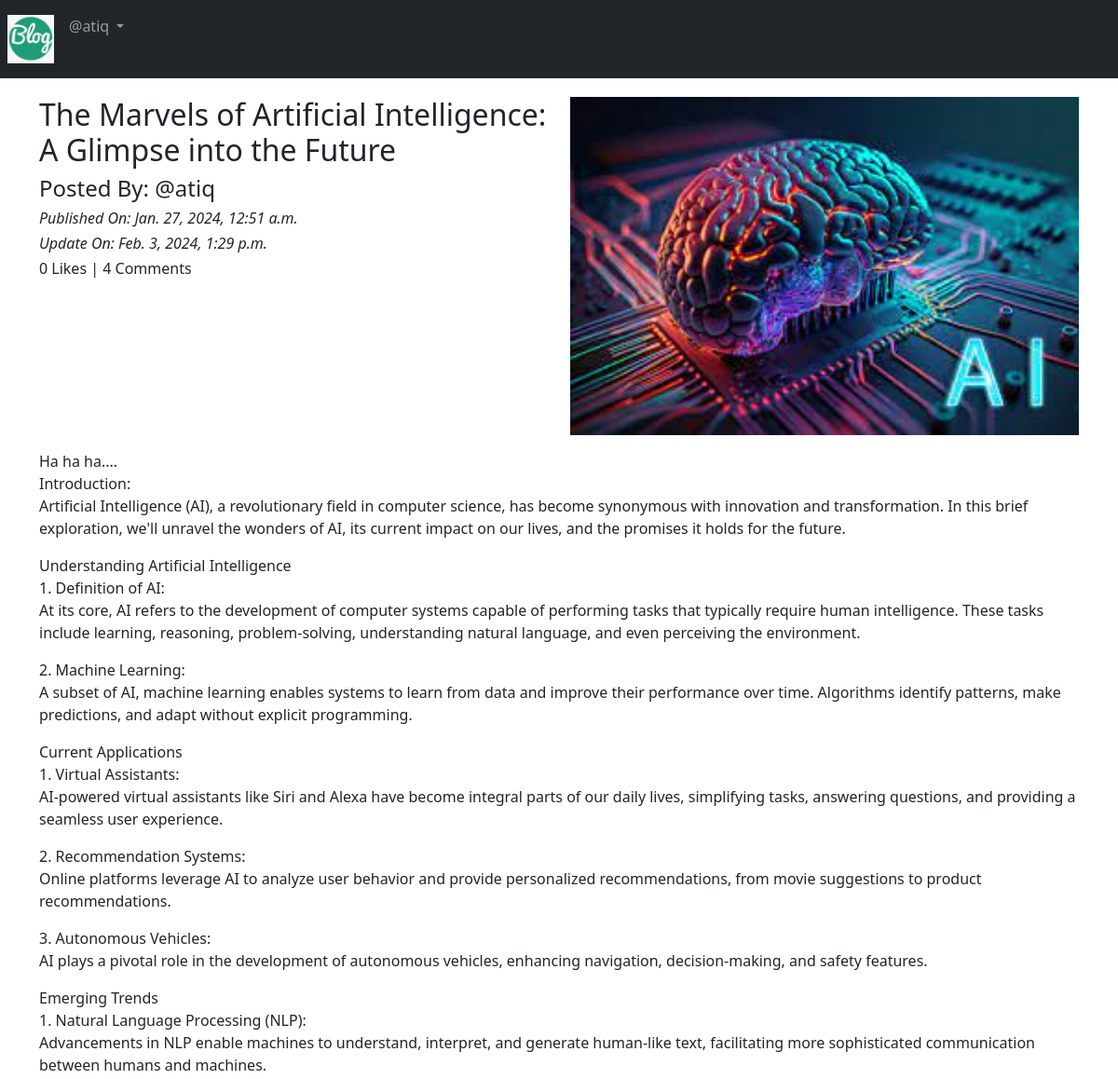
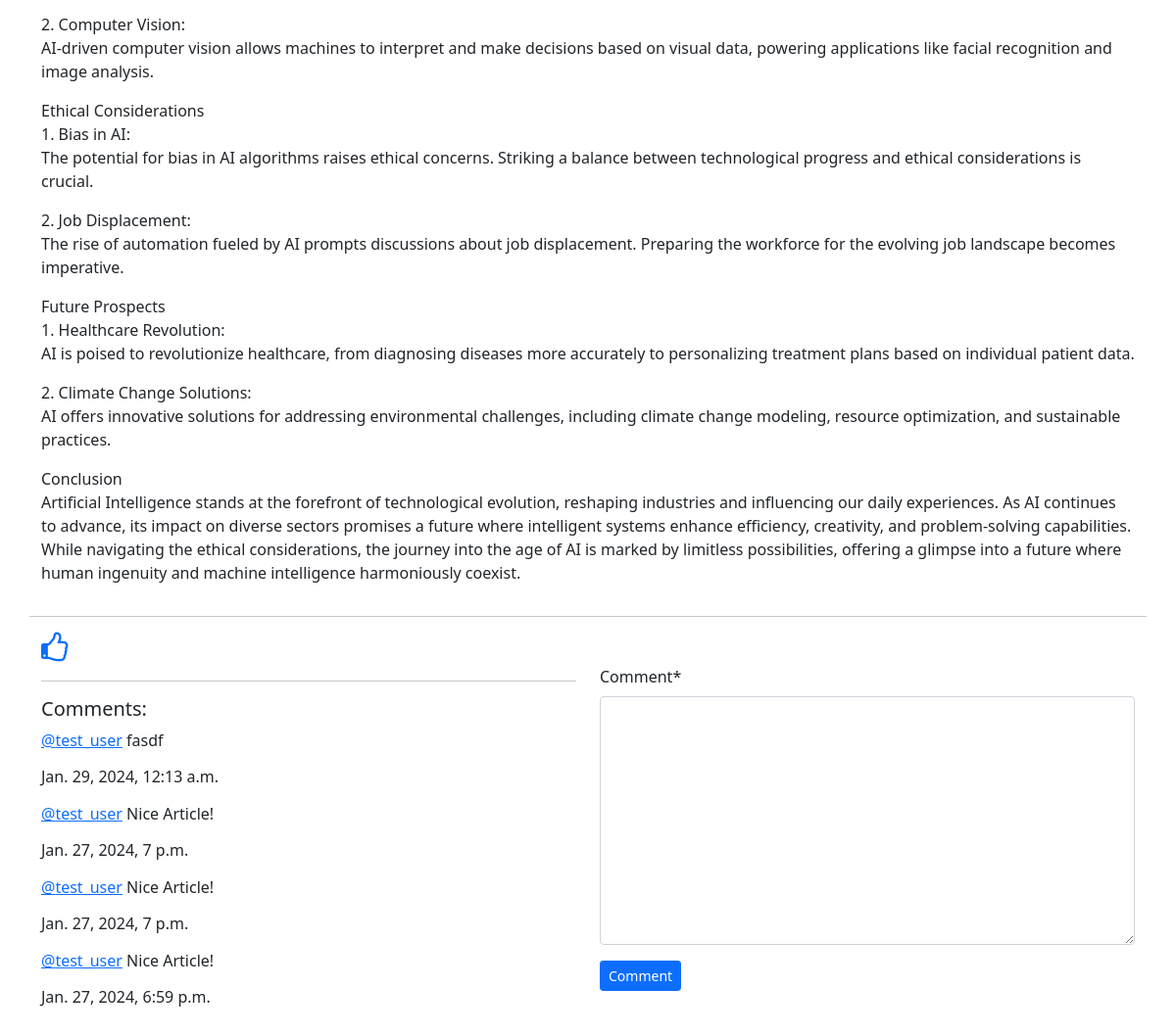
Screenshot of /blog/details/The-Marvels-of-Artificial-Intelligence:-A-Glimpse-into-the-Future-f7377210-7d32-44f4-a65e-cec59518d7d0 (signed in) with the database file from the repository (2 pictures, top to bottom).
### App_Blog/models.py (models this page shows, shortened)
class Blog(models.Model):
    author = models.ForeignKey(User, on_delete=models.CASCADE, related_name='post_author')
    blog_title = models.CharField(max_length=264, verbose_name='Put a Title')
    slug = models.SlugField(max_length=264, unique=True)
    blog_content = models.TextField(verbose_name="What is on your mind?")
    blog_image = models.ImageField(upload_to='blog_images', verbose_name="image", blank=True)
    publish_date = models.DateTimeField(auto_now_add=True)
    update_date = models.DateTimeField(auto_now=True)
    class Meta:
        ordering = ('-publish_date',)

class Comment(models.Model):
    blog = models.ForeignKey(Blog, on_delete=models.CASCADE, related_name='blog_comment')
    user = models.ForeignKey(User, on_delete=models.CASCADE, related_name='user_comment')
    comment = models.TextField()
    comment_date = models.DateTimeField(auto_now_add=True)
    class Meta:
        ordering = ('-comment_date',)

### App_Blog/views.py (the view, shortened to what this page needs)
# urls.py: path('details/<slug>', views.blog_details, name='blog_details'),
@login_required
def blog_details(request, slug):
    blog = Blog.objects.get(slug=slug)
    comment_form = CommentForm()
    already_liked = Likes.objects.filter(blog=blog, user=request.user)
    if already_liked:
        liked = True
    else:
        liked = False
    return render(request, 'App_Blog/blog_details.html', context={'blog':blog, 'comment_form': comment_form, 'liked':liked})

### App_Blog/forms.py
class CommentForm(forms.ModelForm):
    class Meta:
        model = Comment
        fields = ('comment',)

### templates/App_Blog/blog_details.html (shortened to what this page needs)
{% extends "base.html" %}
{% load crispy_forms_tags %}
{% block body_block %}
    <div class="row">
        <div class="col-sm-6">
            <h2>{{blog.blog_title}}</h2>
            <h4>Posted By: @{{blog.author}}</h4>
            <i><h6>Published On: {{blog.publish_date}}</h6></i>
            <i><h6>Update On: {{blog.update_date}}</h6></i>
            <h6>{{blog.liked_blog.count}} Likes | {{blog.blog_comment.count}} Comments</h6>
        </div>
        <div class="col-sm-6">
            <img src="/media/{{blog.blog_image}}" width="100%">
         </div>
         <p>
            {{blog.blog_content|linebreaks}}
         </p>
         <hr>
    </div>
    {% if not liked %}
    <a href="{% url 'App_Blog:liked_post' pk=blog.pk%}">
        <i class="fa fa-thumbs-o-up fa-2x" aria-hidden="true"></i>
     </a>
     {% else %}
     <a href="{% url 'App_Blog:unliked_post' pk=blog.pk%}">
        <i class="fa fa-thumbs-o-down fa-2x" aria-hidden="true"></i>
     </a>
     {% endif %}
    <div class="row">
        <div class="col-sm-6">
            <hr>
            <h5>Comments:</h5>
            {% for comment in  blog.blog_comment.all %}
                <p><a href="#">@{{comment.user}}</a> {{comment.comment}}<br> <h6>{{comment.comment_date}}</h6></p>
            {% endfor %}
        </div>
        <div class="col-sm-6">
            <form method="POST">
                {{ comment_form|crispy }}
                <button type="submit" name="button" class="btn btn-primary btn-sm">Comment</button>
            </form>
        </div>
    </div>
    <br>
    <br>
{% endblock body_block %}

### templates/base.html (shortened to what this page needs)
<!DOCTYPE html>
<html lang="en">
<head>
    <link href="https://cdn.jsdelivr.net/npm/bootstrap@5.0.0-beta2/dist/css/bootstrap.min.css" rel="stylesheet" />
    <link rel="stylesheet" href="https://maxcdn.bootstrapcdn.com/font-awesome/4.7.0/css/font-awesome.min.css">
</head>
<body>
    <nav class="navbar navbar-expand-sm bg-dark navbar-dark">
        <ul class="navbar-nav">
            <li class="nav-item active">
                <a class="nav-link" href="{% url 'index' %}"> <img src="/media/home_logo.png"  width="50px"></a>
            </li>
            {% if user.is_authenticated %}
            <div class="nav-item dropdown">
                <a href="" class="nav-link dropdown-toggle" id="navbardrop" data-bs-toggle="dropdown">
                    @{{user.username}}
                </a>
            </div>
        {% endif %}
    </nav>
    <div class="container" style="padding-top:20px">
        {% block body_block %}
        {% endblock body_block %}
    </div>
</body>
</html>

### rows the page displays
Blog: blog_title "The Marvels of Artificial Intelligence: A Glimpse into the Future", author "atiq", publish_date "Jan. 27, 2024, 12:51 a.m.", update_date "Feb. 3, 2024, 1:29 p.m.", liked_blog.count "0", blog_comment.count "4", blog_image (picture), blog_content "Ha ha ha.... Introduction: Artificial Intelligence (AI), a revolutionary field in computer science, has become synonymous with innovation and transformation. In this brief exploration, we'll unravel the wonders of AI, its current impact on our lives, and the promises it holds for the future. Understanding Artificial Intelligence 1. Definition of AI: At its core, AI refers to the development of computer systems capable of performing tasks that typically require human intelligence. These tasks include learning, reasoning, problem-solving, understanding natural language, and even perceiving the environment. 2. Machine Learning: A subset of AI, machine learning enables systems to learn from…"
Comment: user "test_user", comment "fasdf", comment_date "Jan. 29, 2024, 12:13 a.m."
Comment: user "test_user", comment "Nice Article!", comment_date "Jan. 27, 2024, 7 p.m."
Comment: user "test_user", comment "Nice Article!", comment_date "Jan. 27, 2024, 7 p.m."
Comment: user "test_user", comment "Nice Article!", comment_date "Jan. 27, 2024, 6:59 p.m."

### other values shown
{{ user.username }} "atiq"
